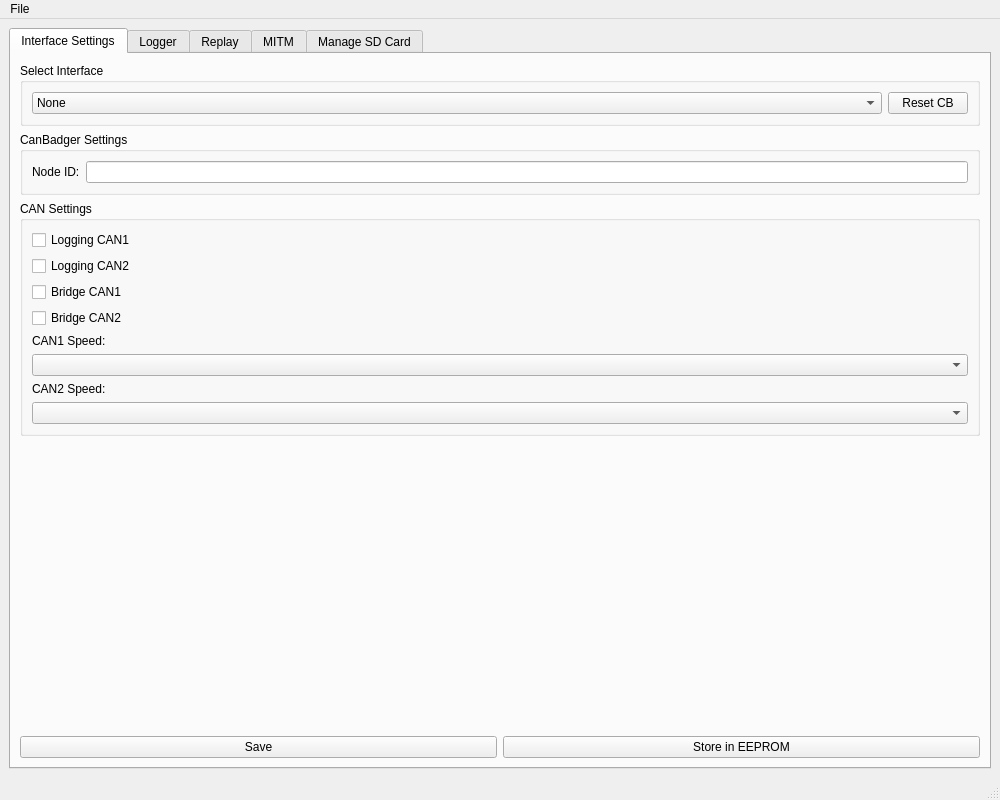
<?xml version="1.0" encoding="UTF-8"?>
<ui version="4.0">
 <class>MainWindow</class>
 <widget class="QMainWindow" name="MainWindow">
  <property name="geometry">
   <rect>
    <x>0</x>
    <y>0</y>
    <width>1000</width>
    <height>800</height>
   </rect>
  </property>
  <property name="windowTitle">
   <string>CanBadger Server</string>
  </property>
  <property name="styleSheet">
   <string notr="true"/>
  </property>
  <widget class="QWidget" name="centralwidget">
   <layout class="QHBoxLayout" name="horizontalLayout">
    <item>
     <widget class="QTabWidget" name="tabWidget">
      <property name="sizePolicy">
       <sizepolicy hsizetype="Expanding" vsizetype="Expanding">
        <horstretch>8</horstretch>
        <verstretch>0</verstretch>
       </sizepolicy>
      </property>
      <property name="currentIndex">
       <number>0</number>
      </property>
      <widget class="QWidget" name="settingsTab">
       <attribute name="title">
        <string>Interface Settings</string>
       </attribute>
       <layout class="QVBoxLayout" name="verticalLayout_3">
        <item>
         <widget class="QGroupBox" name="interfaceSelectionGrpBox">
          <property name="title">
           <string>Select Interface</string>
          </property>
          <layout class="QVBoxLayout" name="verticalLayout">
           <item>
            <layout class="QHBoxLayout" name="horizontalLayout_4">
             <item>
              <widget class="QComboBox" name="interfaceSelection">
               <property name="sizePolicy">
                <sizepolicy hsizetype="Expanding" vsizetype="Fixed">
                 <horstretch>0</horstretch>
                 <verstretch>0</verstretch>
                </sizepolicy>
               </property>
               <item>
                <property name="text">
                 <string>None</string>
                </property>
               </item>
              </widget>
             </item>
             <item>
              <widget class="QPushButton" name="resetBtn">
               <property name="text">
                <string>Reset CB</string>
               </property>
              </widget>
             </item>
            </layout>
           </item>
          </layout>
         </widget>
        </item>
        <item>
         <widget class="QGroupBox" name="canbadgerSettingsGrpBox">
          <property name="title">
           <string>CanBadger Settings</string>
          </property>
          <layout class="QGridLayout" name="gridLayout">
           <item row="1" column="0">
            <layout class="QGridLayout" name="canbadgerSettingLayout">
             <item row="0" column="1">
              <widget class="QLineEdit" name="nodeIdLineEdit"/>
             </item>
             <item row="0" column="0">
              <widget class="QLabel" name="nodeIdEditLabel">
               <property name="text">
                <string>Node ID:</string>
               </property>
              </widget>
             </item>
            </layout>
           </item>
          </layout>
         </widget>
        </item>
        <item>
         <widget class="QGroupBox" name="canSettingsGrpBox">
          <property name="title">
           <string>CAN Settings</string>
          </property>
          <layout class="QGridLayout" name="gridLayout_2">
           <item row="5" column="0">
            <widget class="QComboBox" name="CAN1SpeedSelection">
             <item>
              <property name="text">
               <string/>
              </property>
             </item>
             <item>
              <property name="text">
               <string>20000</string>
              </property>
             </item>
             <item>
              <property name="text">
               <string>33333</string>
              </property>
             </item>
             <item>
              <property name="text">
               <string>40000</string>
              </property>
             </item>
             <item>
              <property name="text">
               <string>50000</string>
              </property>
             </item>
             <item>
              <property name="text">
               <string>62500</string>
              </property>
             </item>
             <item>
              <property name="text">
               <string>83333</string>
              </property>
             </item>
             <item>
              <property name="text">
               <string>100000</string>
              </property>
             </item>
             <item>
              <property name="text">
               <string>125000</string>
              </property>
             </item>
             <item>
              <property name="text">
               <string>250000</string>
              </property>
             </item>
             <item>
              <property name="text">
               <string>500000</string>
              </property>
             </item>
             <item>
              <property name="text">
               <string>750000</string>
              </property>
             </item>
             <item>
              <property name="text">
               <string>800000</string>
              </property>
             </item>
             <item>
              <property name="text">
               <string>1000000</string>
              </property>
             </item>
            </widget>
           </item>
           <item row="7" column="0">
            <widget class="QComboBox" name="CAN2SpeedSelection">
             <item>
              <property name="text">
               <string/>
              </property>
             </item>
             <item>
              <property name="text">
               <string>20000</string>
              </property>
             </item>
             <item>
              <property name="text">
               <string>33333</string>
              </property>
             </item>
             <item>
              <property name="text">
               <string>40000</string>
              </property>
             </item>
             <item>
              <property name="text">
               <string>50000</string>
              </property>
             </item>
             <item>
              <property name="text">
               <string>62500</string>
              </property>
             </item>
             <item>
              <property name="text">
               <string>83333</string>
              </property>
             </item>
             <item>
              <property name="text">
               <string>100000</string>
              </property>
             </item>
             <item>
              <property name="text">
               <string>125000</string>
              </property>
             </item>
             <item>
              <property name="text">
               <string>250000</string>
              </property>
             </item>
             <item>
              <property name="text">
               <string>500000</string>
              </property>
             </item>
             <item>
              <property name="text">
               <string>750000</string>
              </property>
             </item>
             <item>
              <property name="text">
               <string>800000</string>
              </property>
             </item>
             <item>
              <property name="text">
               <string>1000000</string>
              </property>
             </item>
            </widget>
           </item>
           <item row="2" column="0">
            <widget class="QCheckBox" name="enableBRIDGE1Checkbox">
             <property name="text">
              <string>Bridge CAN1</string>
             </property>
            </widget>
           </item>
           <item row="0" column="0">
            <widget class="QCheckBox" name="enableCAN1Checkbox">
             <property name="text">
              <string>Logging CAN1</string>
             </property>
            </widget>
           </item>
           <item row="1" column="0">
            <widget class="QCheckBox" name="enableCAN2Checkbox">
             <property name="text">
              <string>Logging CAN2</string>
             </property>
            </widget>
           </item>
           <item row="6" column="0">
            <widget class="QLabel" name="CAN2SpeedLabel">
             <property name="text">
              <string>CAN2 Speed:</string>
             </property>
            </widget>
           </item>
           <item row="3" column="0">
            <widget class="QCheckBox" name="enableBRIDGE2Checkbox">
             <property name="text">
              <string>Bridge CAN2</string>
             </property>
            </widget>
           </item>
           <item row="4" column="0">
            <widget class="QLabel" name="CAN1SpeedLabel">
             <property name="text">
              <string>CAN1 Speed:</string>
             </property>
            </widget>
           </item>
          </layout>
         </widget>
        </item>
        <item>
         <spacer name="verticalSpacer_4">
          <property name="orientation">
           <enum>Qt::Vertical</enum>
          </property>
          <property name="sizeHint" stdset="0">
           <size>
            <width>20</width>
            <height>40</height>
           </size>
          </property>
         </spacer>
        </item>
        <item>
         <layout class="QHBoxLayout" name="horizontalLayout_3">
          <item>
           <widget class="QPushButton" name="saveNodeSettingsBtn">
            <property name="text">
             <string>Save</string>
            </property>
           </widget>
          </item>
          <item>
           <widget class="QPushButton" name="eepromBtn">
            <property name="text">
             <string>Store in EEPROM</string>
            </property>
           </widget>
          </item>
         </layout>
        </item>
       </layout>
      </widget>
      <widget class="QWidget" name="loggerTab">
       <attribute name="title">
        <string>Logger</string>
       </attribute>
       <layout class="QVBoxLayout" name="verticalLayout_12">
        <item>
         <layout class="QHBoxLayout" name="filterLayout">
          <item>
           <widget class="QGroupBox" name="lineFilterLayout">
            <property name="title">
             <string>Filter by ID</string>
            </property>
            <layout class="QVBoxLayout" name="verticalLayout_13">
             <item>
              <widget class="QLineEdit" name="filterFramesByIdLineEdit">
               <property name="toolTip">
                <string>&lt;html&gt;&lt;head/&gt;&lt;body&gt;&lt;p&gt;Filter by frame id.&lt;/p&gt;&lt;p&gt;You can enter multiple IDs, separated by comma.&lt;/p&gt;&lt;p&gt;&lt;br/&gt;&lt;/p&gt;&lt;p&gt;Example: 0080,0081&lt;/p&gt;&lt;/body&gt;&lt;/html&gt;</string>
               </property>
               <property name="text">
                <string extracomment="comma separated ids"/>
               </property>
              </widget>
             </item>
            </layout>
           </widget>
          </item>
          <item>
           <widget class="QGroupBox" name="payloadFilterLayout">
            <property name="title">
             <string>Filter by Payload</string>
            </property>
            <layout class="QVBoxLayout" name="verticalLayout_14">
             <item>
              <widget class="QLineEdit" name="payloadFilterLineEdit">
               <property name="toolTip">
                <string>&lt;html&gt;&lt;head/&gt;&lt;body&gt;&lt;p&gt;&lt;span style=&quot; font-size:10pt;&quot;&gt;Filter frame payloads to match your input:&lt;/span&gt;&lt;/p&gt;&lt;p&gt;&lt;span style=&quot; font-size:10pt;&quot;&gt;- bytes seperated by whitespaces (0a B7 cC)&lt;/span&gt;&lt;/p&gt;&lt;p&gt;&lt;span style=&quot; font-size:10pt;&quot;&gt;- _ is a wildcard byte&lt;/span&gt;&lt;/p&gt;&lt;p&gt;&lt;span style=&quot; font-size:10pt;&quot;&gt;- * is 0..n wildcard bytes&lt;/span&gt;&lt;/p&gt;&lt;p&gt;&lt;span style=&quot; font-size:10pt;&quot;&gt;Example input: _ f5 * AC&lt;br/&gt;matches all payloads with 2nd byte F5 and ending on AC. &lt;/span&gt;&lt;/p&gt;&lt;/body&gt;&lt;/html&gt;</string>
               </property>
              </widget>
             </item>
            </layout>
           </widget>
          </item>
          <item>
           <layout class="QGridLayout" name="miscFilterGrid">
            <item row="0" column="0">
             <widget class="QCheckBox" name="highlightCheckbox">
              <property name="text">
               <string>Highlight Changes</string>
              </property>
             </widget>
            </item>
            <item row="0" column="1">
             <widget class="QCheckBox" name="compactFilterCheckbox">
              <property name="text">
               <string>Compact View</string>
              </property>
             </widget>
            </item>
            <item row="1" column="0">
             <widget class="QCheckBox" name="filterFramesByNewFramesAfterCheckbox">
              <property name="text">
               <string>only show new IDs after</string>
              </property>
             </widget>
            </item>
            <item row="1" column="1">
             <widget class="QSpinBox" name="filterFramesAfterNSpinBox">
              <property name="toolTip">
               <string>&lt;html&gt;&lt;head/&gt;&lt;body&gt;&lt;p&gt;Show only frames from new IDs that are recorded after $value frames&lt;/p&gt;&lt;/body&gt;&lt;/html&gt;</string>
              </property>
              <property name="maximum">
               <number>10000</number>
              </property>
             </widget>
            </item>
           </layout>
          </item>
         </layout>
        </item>
        <item>
         <widget class="CanLoggerTreeView" name="canLogView">
          <property name="verticalScrollMode">
           <enum>QAbstractItemView::ScrollPerItem</enum>
          </property>
         </widget>
        </item>
        <item>
         <layout class="QHBoxLayout" name="logButtonsLayout">
          <item>
           <widget class="QToolButton" name="saveCanLogBtn">
            <property name="toolTip">
             <string>&lt;html&gt;&lt;head/&gt;&lt;body&gt;&lt;p&gt;Save logged frames to a JSON file&lt;/p&gt;&lt;/body&gt;&lt;/html&gt;</string>
            </property>
            <property name="text">
             <string>...</string>
            </property>
            <property name="icon">
             <iconset>
              <normaloff>icons/save.svg</normaloff>icons/save.svg</iconset>
            </property>
           </widget>
          </item>
          <item>
           <widget class="QToolButton" name="restoreCanLogBtn">
            <property name="text">
             <string>...</string>
            </property>
            <property name="icon">
             <iconset>
              <normaloff>icons/back-in-time.svg</normaloff>icons/back-in-time.svg</iconset>
            </property>
           </widget>
          </item>
          <item>
           <widget class="QPushButton" name="startCanLoggerBtn">
            <property name="text">
             <string>Not Connected</string>
            </property>
           </widget>
          </item>
         </layout>
        </item>
       </layout>
      </widget>
      <widget class="QWidget" name="replayTab">
       <attribute name="title">
        <string>Replay</string>
       </attribute>
       <layout class="QVBoxLayout" name="verticalLayout_4">
        <item>
         <widget class="QGroupBox" name="groupBox_2">
          <property name="title">
           <string>Frame Sequence</string>
          </property>
          <layout class="QVBoxLayout" name="verticalLayout_10">
           <item>
            <layout class="QHBoxLayout" name="horizontalLayout_8">
             <item>
              <widget class="QToolButton" name="replayMoveUpBtn">
               <property name="text">
                <string>↑</string>
               </property>
              </widget>
             </item>
             <item>
              <widget class="QToolButton" name="replayMoveDownBtn">
               <property name="text">
                <string>↓</string>
               </property>
              </widget>
             </item>
             <item>
              <spacer name="horizontalSpacer_2">
               <property name="orientation">
                <enum>Qt::Horizontal</enum>
               </property>
               <property name="sizeHint" stdset="0">
                <size>
                 <width>40</width>
                 <height>20</height>
                </size>
               </property>
              </spacer>
             </item>
             <item>
              <widget class="QPushButton" name="replayRemoveFrameBtn">
               <property name="enabled">
                <bool>false</bool>
               </property>
               <property name="text">
                <string>Remove</string>
               </property>
              </widget>
             </item>
             <item>
              <widget class="QPushButton" name="addReplayFrameBtn">
               <property name="enabled">
                <bool>true</bool>
               </property>
               <property name="text">
                <string>Add</string>
               </property>
              </widget>
             </item>
            </layout>
           </item>
           <item>
            <widget class="QTableView" name="replayFramesTableView"/>
           </item>
          </layout>
         </widget>
        </item>
        <item>
         <widget class="QGroupBox" name="groupBox">
          <property name="title">
           <string>Modify Frame</string>
          </property>
          <layout class="QVBoxLayout" name="verticalLayout_11">
           <item>
            <layout class="QHBoxLayout" name="horizontalLayout_2">
             <item>
              <widget class="QLabel" name="label_2">
               <property name="text">
                <string>Count</string>
               </property>
              </widget>
             </item>
             <item>
              <widget class="QLineEdit" name="replayCountLineEdit">
               <property name="enabled">
                <bool>false</bool>
               </property>
               <property name="sizePolicy">
                <sizepolicy hsizetype="Minimum" vsizetype="Fixed">
                 <horstretch>0</horstretch>
                 <verstretch>0</verstretch>
                </sizepolicy>
               </property>
              </widget>
             </item>
             <item>
              <widget class="QLabel" name="label_19">
               <property name="text">
                <string>ID</string>
               </property>
              </widget>
             </item>
             <item>
              <widget class="QLineEdit" name="replayFrameIdLineEdit">
               <property name="enabled">
                <bool>false</bool>
               </property>
              </widget>
             </item>
             <item>
              <spacer name="horizontalSpacer_4">
               <property name="orientation">
                <enum>Qt::Horizontal</enum>
               </property>
               <property name="sizeHint" stdset="0">
                <size>
                 <width>40</width>
                 <height>20</height>
                </size>
               </property>
              </spacer>
             </item>
             <item>
              <widget class="QLabel" name="label">
               <property name="text">
                <string>Interface</string>
               </property>
              </widget>
             </item>
             <item>
              <widget class="QComboBox" name="replayInterfaceSelection">
               <item>
                <property name="text">
                 <string>1</string>
                </property>
               </item>
               <item>
                <property name="text">
                 <string>2</string>
                </property>
               </item>
              </widget>
             </item>
            </layout>
           </item>
           <item>
            <widget class="QLabel" name="label_20">
             <property name="text">
              <string>Payload (HEX)</string>
             </property>
            </widget>
           </item>
           <item>
            <widget class="QLineEdit" name="replayPayloadLineEdit">
             <property name="enabled">
              <bool>false</bool>
             </property>
            </widget>
           </item>
          </layout>
         </widget>
        </item>
        <item>
         <widget class="QPushButton" name="startReplayBtn">
          <property name="text">
           <string>Start Replay</string>
          </property>
         </widget>
        </item>
       </layout>
      </widget>
      <widget class="QWidget" name="mitmTab">
       <attribute name="title">
        <string>MITM</string>
       </attribute>
       <layout class="QVBoxLayout" name="verticalLayout_7">
        <item>
         <widget class="QGroupBox" name="rulesGroupBox">
          <property name="title">
           <string>Rules</string>
          </property>
          <layout class="QVBoxLayout" name="verticalLayout_6">
           <item>
            <layout class="QHBoxLayout" name="MITMTopLayout">
             <item>
              <widget class="QToolButton" name="loadRulesFromFileBtn">
               <property name="toolTip">
                <string>&lt;html&gt;&lt;head/&gt;&lt;body&gt;&lt;p&gt;Load rules from a valid txt file&lt;/p&gt;&lt;/body&gt;&lt;/html&gt;</string>
               </property>
               <property name="text">
                <string/>
               </property>
               <property name="icon">
                <iconset>
                 <normaloff>icons/back-in-time.svg</normaloff>icons/back-in-time.svg</iconset>
               </property>
              </widget>
             </item>
             <item>
              <widget class="QToolButton" name="saveRulesToFileBtn">
               <property name="toolTip">
                <string>&lt;html&gt;&lt;head/&gt;&lt;body&gt;&lt;p&gt;Save rules to a txt file&lt;/p&gt;&lt;/body&gt;&lt;/html&gt;</string>
               </property>
               <property name="text">
                <string/>
               </property>
               <property name="icon">
                <iconset>
                 <normaloff>icons/save.svg</normaloff>icons/save.svg</iconset>
               </property>
              </widget>
             </item>
             <item>
              <spacer name="horizontalSpacer_front">
               <property name="orientation">
                <enum>Qt::Horizontal</enum>
               </property>
               <property name="sizeType">
                <enum>QSizePolicy::Minimum</enum>
               </property>
               <property name="sizeHint" stdset="0">
                <size>
                 <width>40</width>
                 <height>20</height>
                </size>
               </property>
              </spacer>
             </item>
             <item>
              <widget class="QLineEdit" name="ruleNameLineEdit">
               <property name="toolTip">
                <string>&lt;html&gt;&lt;head/&gt;&lt;body&gt;&lt;p&gt;Enter filename the rules will be stored under on the canbadger.&lt;/p&gt;&lt;p&gt;File has to be a .txt, max. 16 chars.&lt;/p&gt;&lt;/body&gt;&lt;/html&gt;</string>
               </property>
               <property name="placeholderText">
                <string>Desired Filename (e.g. rules.txt)</string>
               </property>
              </widget>
             </item>
             <item>
              <widget class="QPushButton" name="saveRulesBtn">
               <property name="toolTip">
                <string>&lt;html&gt;&lt;head/&gt;&lt;body&gt;&lt;p&gt;Save Rules on the canbadger SD&lt;/p&gt;&lt;/body&gt;&lt;/html&gt;</string>
               </property>
               <property name="text">
                <string>Upload Rules</string>
               </property>
               <property name="flat">
                <bool>false</bool>
               </property>
              </widget>
             </item>
             <item>
              <widget class="QPushButton" name="MITMFileButton">
               <property name="text">
                <string>MITM from File</string>
               </property>
              </widget>
             </item>
             <item>
              <spacer name="horizontalSpacer_back">
               <property name="orientation">
                <enum>Qt::Horizontal</enum>
               </property>
               <property name="sizeHint" stdset="0">
                <size>
                 <width>40</width>
                 <height>20</height>
                </size>
               </property>
              </spacer>
             </item>
             <item>
              <widget class="QPushButton" name="removeRuleBtn">
               <property name="enabled">
                <bool>false</bool>
               </property>
               <property name="text">
                <string>Remove</string>
               </property>
              </widget>
             </item>
             <item>
              <widget class="QPushButton" name="addRuleBtn">
               <property name="text">
                <string>Add</string>
               </property>
              </widget>
             </item>
            </layout>
           </item>
           <item>
            <widget class="QTableView" name="rulesTableView"/>
           </item>
          </layout>
         </widget>
        </item>
        <item>
         <widget class="QGroupBox" name="ruleSettingsGroupBox">
          <property name="title">
           <string>Rule Settings</string>
          </property>
          <layout class="QGridLayout" name="gridLayout_9">
           <item row="2" column="1">
            <widget class="QLineEdit" name="conditionMessageIdLineEdit">
             <property name="enabled">
              <bool>false</bool>
             </property>
             <property name="toolTip">
              <string>&lt;html&gt;&lt;head/&gt;&lt;body&gt;&lt;p&gt;The frame id will always be matched against this value&lt;/p&gt;&lt;/body&gt;&lt;/html&gt;</string>
             </property>
             <property name="maxLength">
              <number>4</number>
             </property>
            </widget>
           </item>
           <item row="9" column="1">
            <widget class="QLineEdit" name="actionMaskLineEdit">
             <property name="enabled">
              <bool>false</bool>
             </property>
             <property name="toolTip">
              <string>&lt;html&gt;&lt;head/&gt;&lt;body&gt;&lt;p&gt;Bytemask for the rule actions that require specific bytes:&lt;/p&gt;&lt;p&gt;A 1 will match a byte and a 0 will ignore the byte. (Leftmost ist MSB)&lt;/p&gt;&lt;/body&gt;&lt;/html&gt;</string>
             </property>
             <property name="text">
              <string/>
             </property>
             <property name="maxLength">
              <number>80</number>
             </property>
             <property name="cursorPosition">
              <number>0</number>
             </property>
            </widget>
           </item>
           <item row="7" column="0">
            <widget class="QLabel" name="argumentLabel">
             <property name="text">
              <string>Action Argument:</string>
             </property>
            </widget>
           </item>
           <item row="1" column="0">
            <widget class="QLabel" name="ruleConditionLabel">
             <property name="text">
              <string>Condition:</string>
             </property>
            </widget>
           </item>
           <item row="7" column="1">
            <widget class="QLineEdit" name="actionArgumentLineEdit">
             <property name="enabled">
              <bool>false</bool>
             </property>
            </widget>
           </item>
           <item row="0" column="0">
            <widget class="QLabel" name="ruleActionLabel">
             <property name="text">
              <string>Action:</string>
             </property>
            </widget>
           </item>
           <item row="1" column="1">
            <widget class="QComboBox" name="ruleCondComboBox">
             <property name="enabled">
              <bool>false</bool>
             </property>
             <property name="toolTip">
              <string>&lt;html&gt;&lt;head/&gt;&lt;body&gt;&lt;p&gt;Condition:&lt;/p&gt;&lt;p&gt;Frames are first matched by ID and then, it will try to match the condition specified here.&lt;/p&gt;&lt;/body&gt;&lt;/html&gt;</string>
             </property>
            </widget>
           </item>
           <item row="0" column="1">
            <widget class="QComboBox" name="ruleTypeComboBox">
             <property name="enabled">
              <bool>false</bool>
             </property>
            </widget>
           </item>
           <item row="4" column="1">
            <widget class="QLineEdit" name="conditionMaskLineEdit">
             <property name="enabled">
              <bool>false</bool>
             </property>
             <property name="toolTip">
              <string>&lt;html&gt;&lt;head/&gt;&lt;body&gt;&lt;p&gt;Bytemask for the rule condition:&lt;/p&gt;&lt;p&gt;A 1 will match a byte and a 0 will ignore the byte. (Leftmost ist MSB)&lt;/p&gt;&lt;/body&gt;&lt;/html&gt;</string>
             </property>
            </widget>
           </item>
           <item row="4" column="0">
            <widget class="QLabel" name="conditionMaskLabel">
             <property name="text">
              <string>Condition Mask:</string>
             </property>
            </widget>
           </item>
           <item row="2" column="0">
            <widget class="QLabel" name="conditionTargetMessageIdLabel">
             <property name="text">
              <string>Target Frame ID:</string>
             </property>
            </widget>
           </item>
           <item row="9" column="0">
            <widget class="QLabel" name="secondConditionValueLabel">
             <property name="text">
              <string>Action Mask</string>
             </property>
            </widget>
           </item>
           <item row="3" column="1">
            <widget class="QLineEdit" name="conditionValueLineEdit">
             <property name="enabled">
              <bool>false</bool>
             </property>
            </widget>
           </item>
           <item row="3" column="0">
            <widget class="QLabel" name="label_8">
             <property name="text">
              <string>Condition Value:</string>
             </property>
            </widget>
           </item>
          </layout>
         </widget>
        </item>
        <item>
         <widget class="QPushButton" name="startMITMButton">
          <property name="text">
           <string>Start MITM</string>
          </property>
         </widget>
        </item>
       </layout>
      </widget>
      <widget class="QWidget" name="sdCardTab">
       <attribute name="title">
        <string>Manage SD Card</string>
       </attribute>
       <layout class="QGridLayout" name="gridLayout_8">
        <item row="5" column="0">
         <layout class="QHBoxLayout" name="horizontalLayout_10">
          <item>
           <widget class="QPushButton" name="deleteFileBtn">
            <property name="text">
             <string>Delete File</string>
            </property>
           </widget>
          </item>
          <item>
           <widget class="QPushButton" name="downloadFileBtn">
            <property name="text">
             <string>Download File</string>
            </property>
           </widget>
          </item>
          <item>
           <widget class="QPushButton" name="uploadFileBtn">
            <property name="text">
             <string>Upload File</string>
            </property>
           </widget>
          </item>
         </layout>
        </item>
        <item row="0" column="0">
         <layout class="QHBoxLayout" name="horizontalLayout_9">
          <item>
           <widget class="QLabel" name="label_21">
            <property name="text">
             <string>Folder:</string>
            </property>
           </widget>
          </item>
          <item>
           <widget class="QLineEdit" name="sdCardFolderLineEdit">
            <property name="text">
             <string>/</string>
            </property>
           </widget>
          </item>
          <item>
           <spacer name="horizontalSpacer_3">
            <property name="orientation">
             <enum>Qt::Horizontal</enum>
            </property>
            <property name="sizeHint" stdset="0">
             <size>
              <width>40</width>
              <height>20</height>
             </size>
            </property>
           </spacer>
          </item>
          <item>
           <widget class="QPushButton" name="refreshSdCardBtn">
            <property name="text">
             <string>Refresh</string>
            </property>
           </widget>
          </item>
         </layout>
        </item>
        <item row="1" column="0">
         <widget class="SDTreeView" name="sdCardTreeView"/>
        </item>
       </layout>
      </widget>
     </widget>
    </item>
   </layout>
  </widget>
  <widget class="QMenuBar" name="menubar">
   <property name="geometry">
    <rect>
     <x>0</x>
     <y>0</y>
     <width>1000</width>
     <height>21</height>
    </rect>
   </property>
   <widget class="QMenu" name="menuFile">
    <property name="title">
     <string>File</string>
    </property>
    <addaction name="actionExit"/>
   </widget>
   <addaction name="menuFile"/>
  </widget>
  <widget class="QStatusBar" name="statusbar"/>
  <action name="actionExit">
   <property name="text">
    <string>Exit</string>
   </property>
  </action>
  <action name="actionLoad_config">
   <property name="text">
    <string>Load config</string>
   </property>
  </action>
  <action name="actionSave">
   <property name="text">
    <string>Save</string>
   </property>
  </action>
 </widget>
 <customwidgets>
  <customwidget>
   <class>CanLoggerTreeView</class>
   <extends>QTreeView</extends>
   <header>views</header>
  </customwidget>
  <customwidget>
   <class>SDTreeView</class>
   <extends>QTreeView</extends>
   <header>views</header>
  </customwidget>
 </customwidgets>
 <tabstops>
  <tabstop>deleteFileBtn</tabstop>
  <tabstop>downloadFileBtn</tabstop>
  <tabstop>sdCardFolderLineEdit</tabstop>
  <tabstop>refreshSdCardBtn</tabstop>
  <tabstop>sdCardTreeView</tabstop>
 </tabstops>
 <resources/>
 <connections/>
</ui>
